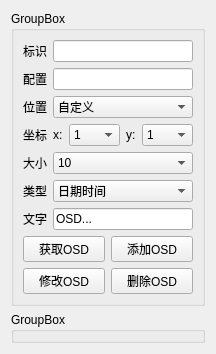
      <widget class="QWidget" name="tab_4">
       <attribute name="title">
        <string>OSD</string>
       </attribute>
       <layout class="QVBoxLayout" name="verticalLayout_21">
        <item>
         <layout class="QVBoxLayout" name="verticalLayout_20">
          <item>
           <widget class="QGroupBox" name="groupBox_6">
            <property name="title">
             <string>GroupBox</string>
            </property>
            <layout class="QVBoxLayout" name="verticalLayout_19">
             <item>
              <layout class="QVBoxLayout" name="verticalLayout_18">
               <item>
                <layout class="QHBoxLayout" name="horizontalLayout_42">
                 <item>
                  <widget class="QLabel" name="label_19">
                   <property name="text">
                    <string>标识</string>
                   </property>
                  </widget>
                 </item>
                 <item>
                  <widget class="QLineEdit" name="lineEdit_token"/>
                 </item>
                </layout>
               </item>
               <item>
                <layout class="QHBoxLayout" name="horizontalLayout_43">
                 <item>
                  <widget class="QLabel" name="label_config">
                   <property name="text">
                    <string>配置</string>
                   </property>
                  </widget>
                 </item>
                 <item>
                  <widget class="QLineEdit" name="lineEdit_config"/>
                 </item>
                </layout>
               </item>
               <item>
                <layout class="QHBoxLayout" name="horizontalLayout_47" stretch="1,9">
                 <item>
                  <widget class="QLabel" name="label_25">
                   <property name="text">
                    <string>位置</string>
                   </property>
                  </widget>
                 </item>
                 <item>
                  <widget class="QComboBox" name="comboBox_Position">
                   <item>
                    <property name="text">
                     <string>自定义</string>
                    </property>
                   </item>
                   <item>
                    <property name="text">
                     <string>左上角</string>
                    </property>
                   </item>
                   <item>
                    <property name="text">
                     <string>右上角</string>
                    </property>
                   </item>
                   <item>
                    <property name="text">
                     <string>左下角</string>
                    </property>
                   </item>
                   <item>
                    <property name="text">
                     <string>右下角</string>
                    </property>
                   </item>
                  </widget>
                 </item>
                </layout>
               </item>
               <item>
                <layout class="QHBoxLayout" name="horizontalLayout_44">
                 <item>
                  <widget class="QLabel" name="label_21">
                   <property name="text">
                    <string>坐标</string>
                   </property>
                  </widget>
                 </item>
                 <item>
                  <widget class="QLabel" name="label_px">
                   <property name="text">
                    <string>x:</string>
                   </property>
                  </widget>
                 </item>
                 <item>
                  <widget class="QComboBox" name="comboBox_x">
                   <item>
                    <property name="text">
                     <string>1</string>
                    </property>
                   </item>
                   <item>
                    <property name="text">
                     <string>0.5</string>
                    </property>
                   </item>
                   <item>
                    <property name="text">
                     <string>0</string>
                    </property>
                   </item>
                   <item>
                    <property name="text">
                     <string>-0.5</string>
                    </property>
                   </item>
                   <item>
                    <property name="text">
                     <string>-1</string>
                    </property>
                   </item>
                  </widget>
                 </item>
                 <item>
                  <widget class="QLabel" name="label_py">
                   <property name="text">
                    <string>y:</string>
                   </property>
                  </widget>
                 </item>
                 <item>
                  <widget class="QComboBox" name="comboBox_y">
                   <item>
                    <property name="text">
                     <string>1</string>
                    </property>
                   </item>
                   <item>
                    <property name="text">
                     <string>0.5</string>
                    </property>
                   </item>
                   <item>
                    <property name="text">
                     <string>0</string>
                    </property>
                   </item>
                   <item>
                    <property name="text">
                     <string>-0.5</string>
                    </property>
                   </item>
                   <item>
                    <property name="text">
                     <string>-1</string>
                    </property>
                   </item>
                  </widget>
                 </item>
                </layout>
               </item>
               <item>
                <layout class="QHBoxLayout" name="horizontalLayout_45" stretch="1,9">
                 <item>
                  <widget class="QLabel" name="label_22">
                   <property name="text">
                    <string>大小</string>
                   </property>
                  </widget>
                 </item>
                 <item>
                  <widget class="QComboBox" name="comboBox_fontsize">
                   <item>
                    <property name="text">
                     <string>10</string>
                    </property>
                   </item>
                   <item>
                    <property name="text">
                     <string>20</string>
                    </property>
                   </item>
                   <item>
                    <property name="text">
                     <string>30</string>
                    </property>
                   </item>
                   <item>
                    <property name="text">
                     <string>40</string>
                    </property>
                   </item>
                  </widget>
                 </item>
                </layout>
               </item>
               <item>
                <layout class="QHBoxLayout" name="horizontalLayout_48" stretch="1,9">
                 <item>
                  <widget class="QLabel" name="label_OSDType">
                   <property name="text">
                    <string>类型</string>
                   </property>
                  </widget>
                 </item>
                 <item>
                  <widget class="QComboBox" name="comboBox_OSDType">
                   <item>
                    <property name="text">
                     <string>日期时间</string>
                    </property>
                   </item>
                   <item>
                    <property name="text">
                     <string>文本文字</string>
                    </property>
                   </item>
                  </widget>
                 </item>
                </layout>
               </item>
               <item>
                <layout class="QHBoxLayout" name="horizontalLayout_46">
                 <item>
                  <widget class="QLabel" name="label_24">
                   <property name="text">
                    <string>文字</string>
                   </property>
                  </widget>
                 </item>
                 <item>
                  <widget class="QLineEdit" name="lineEdit_plaintext">
                   <property name="text">
                    <string>OSD...</string>
                   </property>
                  </widget>
                 </item>
                </layout>
               </item>
               <item>
                <layout class="QHBoxLayout" name="horizontalLayout_49">
                 <item>
                  <widget class="QPushButton" name="pushButton_GetOSD">
                   <property name="text">
                    <string>获取OSD</string>
                   </property>
                  </widget>
                 </item>
                 <item>
                  <widget class="QPushButton" name="pushButton_AddOSD">
                   <property name="text">
                    <string>添加OSD</string>
                   </property>
                  </widget>
                 </item>
                </layout>
               </item>
               <item>
                <layout class="QHBoxLayout" name="horizontalLayout_50">
                 <item>
                  <widget class="QPushButton" name="pushButton_ModifyOSD">
                   <property name="text">
                    <string>修改OSD</string>
                   </property>
                  </widget>
                 </item>
                 <item>
                  <widget class="QPushButton" name="pushButton_DelOSD">
                   <property name="text">
                    <string>删除OSD</string>
                   </property>
                  </widget>
                 </item>
                </layout>
               </item>
              </layout>
             </item>
            </layout>
           </widget>
          </item>
          <item>
           <widget class="QGroupBox" name="groupBox_7">
            <property name="title">
             <string>GroupBox</string>
            </property>
           </widget>
          </item>
         </layout>
        </item>
       </layout>
      </widget>
